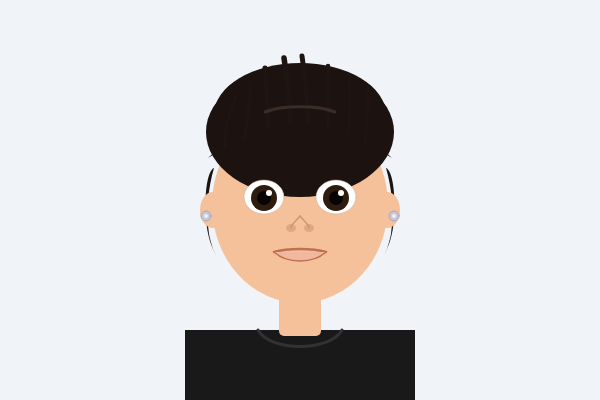
Frame 1 (no input)
Frame 2 (the mouse pressed at the canvas centre, redrawn once): identical to frame 1, image omitted

The p5.js sketch that drew this single still picture (run headless with seeded random() and noise() and a simulated clock; the mouse was pressed at the canvas centre and the sketch redrawn once):

// p5.js sketch
// ── sketch.js
function setup() { createCanvas(600, 400); noLoop(); }

function draw() {
  background(240, 244, 248);

  // 몸통
  fill(25,25,25); noStroke();
  rect(185,330,230,75); ellipse(300,395,230,110);
  noFill(); stroke(50); strokeWeight(3);
  bezier(258,330, 270,352, 330,352, 342,330);

  // 목 + 얼굴
  fill(245,193,154); noStroke();
  rect(279,278,42,58,5);
  ellipse(300,205,176,196);

  // 머리 베이스
  fill(28,18,16); noStroke();
  ellipse(300,132,188,130);
  ellipse(300,115,172,104);
  beginShape();
  vertex(208,158); quadraticVertex(240,125,300,118);
  quadraticVertex(360,125,392,158);
  quadraticVertex(375,145,300,140);
  quadraticVertex(225,145,208,158);
  endShape(CLOSE);

  // 옆머리 왼쪽
  beginShape(); vertex(214,168);
  bezierVertex(208,188,206,212,209,234);
  bezierVertex(211,244,214,252,216,255);
  bezierVertex(212,248,207,236,206,218);
  bezierVertex(204,192,208,170,214,168);
  endShape(CLOSE);

  // 옆머리 오른쪽
  beginShape(); vertex(386,168);
  bezierVertex(392,188,394,212,391,234);
  bezierVertex(389,244,386,252,384,255);
  bezierVertex(388,248,393,236,394,218);
  bezierVertex(396,192,392,170,386,168);
  endShape(CLOSE);

  // 머리카락 가닥 8개 (for문 없이 직접 호출)
  noFill(); strokeCap(ROUND);
  stroke(30,20,18);
  strokeWeight(4);   bezier(225,148, 225,118, 233,106, 236,96);
  strokeWeight(4.5); bezier(245,138, 247,116, 252,98,  250,83);
  strokeWeight(5);   bezier(268,128, 268,106, 266,86,  265,68);
  strokeWeight(5.5); bezier(290,122, 290,100, 287,78,  284,58);
  strokeWeight(5);   bezier(308,122, 308,100, 305,78,  302,56);
  strokeWeight(4.5); bezier(328,126, 329,104, 328,84,  328,66);
  strokeWeight(4);   bezier(348,133, 351,112, 350,92,  349,75);
  strokeWeight(3.5); bezier(365,142, 368,122, 368,102, 368,86);

  // 머리 하이라이트
  stroke(58,44,38); strokeWeight(3);
  bezier(265,112, 282,105, 318,105, 335,112);

  // 귀
  fill(245,193,154); noStroke();
  ellipse(213,210,26,36); ellipse(387,210,26,36);

  // 귀걸이
  fill(200,200,213); stroke(168,168,190); strokeWeight(1);
  ellipse(206,216,10,10); ellipse(394,216,10,10);
  fill(238,238,248); noStroke();
  ellipse(206,216,4,4); ellipse(394,216,4,4);

  // 눈썹
  noFill(); stroke(28,18,16); strokeWeight(5);
  bezier(242,174, 252,166, 274,166, 286,171);
  bezier(314,171, 326,166, 348,166, 358,174);

  // 눈
  fill(255); stroke(200,160,144); strokeWeight(0.5);
  ellipse(264,197,40,34); ellipse(336,197,40,34);
  fill(46,28,14); noStroke();
  ellipse(264,198,26,26); ellipse(336,198,26,26);
  fill(8,4,4);
  ellipse(264,198,14,14); ellipse(336,198,14,14);
  fill(255);
  ellipse(269,193,6,6); ellipse(341,193,6,6);

  // 코
  fill(223,168,130); noStroke();
  ellipse(291,228,10,8); ellipse(309,228,10,8);
  noFill(); stroke(204,152,112); strokeWeight(1.5);
  bezier(300,216, 295,222, 290,226, 291,228);
  bezier(300,216, 305,222, 310,226, 309,228);

  // 입
  noFill(); stroke(192,112,80); strokeWeight(2.5);
  bezier(274,252, 287,248, 313,248, 326,252);
  fill(240,184,160); strokeWeight(1.5);
  bezier(274,252, 287,264, 313,264, 326,252);
}
